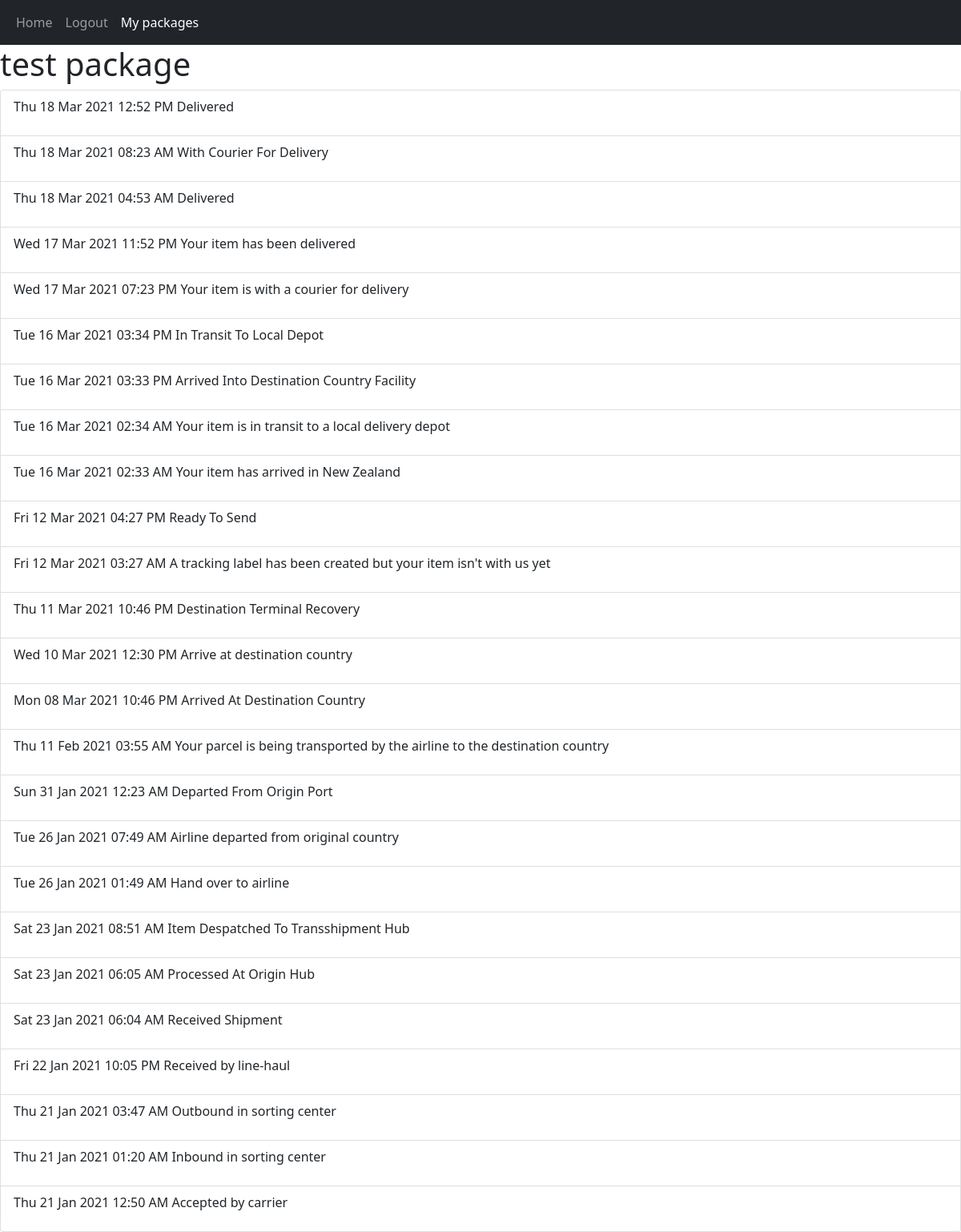
Screenshot of /packageDetails/1 (signed in) with the database file from the repository.
### tables this page shows
CREATE TABLE "packages" (
	"id"	INTEGER NOT NULL,
	"title"	TEXT(50) DEFAULT NULL,
	"trackingNumber"	TEXT NOT NULL,
	"user_id"	INTEGER NOT NULL,
	"last_updated"	INTEGER(15) NOT NULL DEFAULT 0,
	"last_new_data"	INTEGER(15) NOT NULL, email_sent INTEGER(1) NOT NULL DEFAULT 0,
	FOREIGN KEY("user_id") REFERENCES "users"("id"),
	PRIMARY KEY("id" AUTOINCREMENT)
);

CREATE TABLE 'package_data' (
'id' INTEGER NOT NULL  PRIMARY KEY AUTOINCREMENT,
'package_id' INTEGER NOT NULL  REFERENCES 'packages' ('id'),
'date' TEXT(12) NOT NULL ,
'time' TEXT(8) NOT NULL ,
'data' TEXT NOT NULL 
);

### main.py (the view)
@app.route("/packageDetails/<int:packageID>")
@login_required
def viewPackage(packageID):
	packageData = packageHandler.getPackageData(packageID, session["userID"])
	if not packageData:
		flash("You are not tracking that package. Add it!", "primary")
		return redirect(url_for("packageList"))
	return render_template("packageData.html", packageData=packageData)

### main.py (called while the page is built)
def login_required(func):
	@wraps(func) # This decorator copies over function attributes like __name__, docstring etc. required by flask for some reason
	def wrapper(*args, **kwargs):
		if "userID" in session and session["userID"] > 0:
			return func(*args, **kwargs)
		else:
			flash("You need to log in to do that!", "danger")
			return redirect(url_for("login"))
	return wrapper

### packages.py (called while the page is built)
def createDBConnection(func):
	def wrapper(self, *args, **kwargs):
		with sqlite3.connect(self.dbPath) as con:
			self.con = con
			return func(self, *args, **kwargs)
	return wrapper

	@createDBConnection
	def getPackageData(self, packageID, userID):
		if self.isPackageAssociatedWithUser(packageID, userID) == False:
			return False
		cur = self.con.cursor() # Dictionary format cursor
		cur.row_factory = sqlite3.Row
		cur.execute("SELECT id, date, time, data FROM package_data WHERE package_id = ? UNION SELECT 0, COALESCE(title, trackingNumber) AS title, NULL, NULL FROM packages WHERE id = ?", [packageID, packageID])
		result = cur.fetchall()
		cur.close()
		return result

	def isPackageAssociatedWithUser(self, packageID, userID):
		cur = self.con.cursor()
		cur.execute("SELECT id FROM packages WHERE user_id = ? AND id = ?", [userID, packageID])
		result = cur.fetchone()
		cur.close()
		if not result:
			return False
		return True

### templates/packageData.html
{% from "includes/form_renderer.html" import render_form %}
{% extends "main_layout_container.html" %}
{% block body %}
	<h1>{{ packageData[0]["date"] }}</h1>
	<ul class="list-group">
		{% if packageData|length < 2 %}
			<li class="list-group-item">There is no tracking data for this package yet. Please try again later.</li>
		{% else %}
			{% for data in packageData[1:] %}
				<li class="list-group-item">
					<p class="d-inline-block">{{ data["date"] }} {{ data["time"] }}</p>
					<p class="d-inline-block">      {{ data["data"] }}</p>
				</li>
			{% endfor %}
		{% endif %}
	</ul>
{% endblock %}

### templates/main_layout_container.html (shortened to what this page needs)
<!DOCTYPE html>
<html lang="en">
	<head>
		<link href="https://cdn.jsdelivr.net/npm/bootstrap@5.0.0-beta3/dist/css/bootstrap.min.css" rel="stylesheet">
	</head>
	<body>
		{% include "includes/navbar.html" %}
		{% block body %}
		{% endblock %}
	</body>
</html>

### templates/includes/navbar.html (shortened to what this page needs)
<nav class="navbar navbar-expand-lg navbar-dark bg-dark">
	<div class="container-fluid">
		<div class="collapse navbar-collapse" id="navbarSupportedContent">
			<ul class="navbar-nav me-auto mb-2 mb-lg-0">
				<li class="nav-item">
					<a class="nav-link" href="/">Home</a>
				</li>
				{% if session["userID"] %}
					<li class="nav-item">
						<a class="nav-link" href="/logout">Logout</a>
					</li>
					<li class="nav-item">
						<a class="nav-link active" aria-current="page" href="/packageList">My packages</a>
					</li>
				{% endif %}
			</ul>
		</div>
	</div>
</nav>

### rows the page displays
packages: title "test package"
package_data: date "Thu 18 Mar 2021", time "12:52 PM", data "Delivered"
package_data: date "Thu 18 Mar 2021", time "08:23 AM", data "With Courier For Delivery"
package_data: date "Thu 18 Mar 2021", time "04:53 AM", data "Delivered"
package_data: date "Wed 17 Mar 2021", time "11:52 PM", data "Your item has been delivered"
package_data: date "Wed 17 Mar 2021", time "07:23 PM", data "Your item is with a courier for delivery"
package_data: date "Tue 16 Mar 2021", time "03:34 PM", data "In Transit To Local Depot"
package_data: date "Tue 16 Mar 2021", time "03:33 PM", data "Arrived Into Destination Country Facility"
package_data: date "Tue 16 Mar 2021", time "02:34 AM", data "Your item is in transit to a local delivery depot"
package_data: date "Tue 16 Mar 2021", time "02:33 AM", data "Your item has arrived in New Zealand"
package_data: date "Fri 12 Mar 2021", time "04:27 PM", data "Ready To Send"
package_data: date "Fri 12 Mar 2021", time "03:27 AM", data "A tracking label has been created but your item isn't with us yet"
package_data: date "Thu 11 Mar 2021", time "10:46 PM", data "Destination Terminal Recovery"
package_data: date "Wed 10 Mar 2021", time "12:30 PM", data "Arrive at destination country"
package_data: date "Mon 08 Mar 2021", time "10:46 PM", data "Arrived At Destination Country"
package_data: date "Thu 11 Feb 2021", time "03:55 AM", data "Your parcel is being transported by the airline to the destination country"
package_data: date "Sun 31 Jan 2021", time "12:23 AM", data "Departed From Origin Port"
package_data: date "Tue 26 Jan 2021", time "07:49 AM", data "Airline departed from original country"
package_data: date "Tue 26 Jan 2021", time "01:49 AM", data "Hand over to airline"
package_data: date "Sat 23 Jan 2021", time "08:51 AM", data "Item Despatched To Transshipment Hub"
package_data: date "Sat 23 Jan 2021", time "06:05 AM", data "Processed At Origin Hub"
package_data: date "Sat 23 Jan 2021", time "06:04 AM", data "Received Shipment"
package_data: date "Fri 22 Jan 2021", time "10:05 PM", data "Received by line-haul"
package_data: date "Thu 21 Jan 2021", time "03:47 AM", data "Outbound in sorting center"
package_data: date "Thu 21 Jan 2021", time "01:20 AM", data "Inbound in sorting center"
package_data: date "Thu 21 Jan 2021", time "12:50 AM", data "Accepted by carrier"
